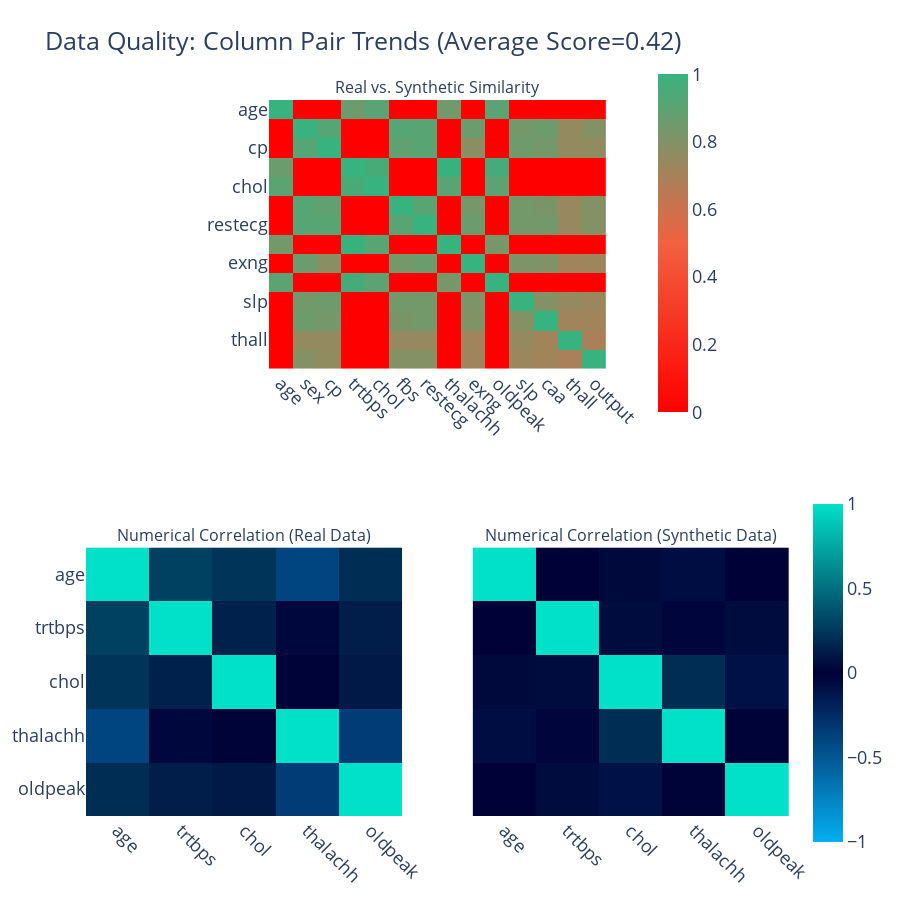

Notebook code cell kept with this figure:
### Code cell
quality_report_CTG = evaluate_quality(
    real_data=real,
    synthetic_data=CTGan_synth_data,
    metadata=metadata)
quality_report_CTG.get_visualization(property_name='Column Pair Trends').show(renderer='vscode')

### Figure 1 — Plotly figure (JSON) as saved in the notebook; plotly's stock layout.template omitted (floating-point values rounded to 4 significant figures; data arrays with more than 128 entries replaced by an {"elided": "..."} marker saying what was removed)
{"data": [{"coloraxis": "coloraxis", "hovertemplate": "<b>Column Pair</b><br>(%{x},%{y})<br><br>Similarity: %{z}<extra></extra>", "type": "heatmap", "x": ["age", "sex", "cp", "trtbps", "chol", "fbs", "restecg", "thalachh", "exng", "oldpeak", "slp", "caa", "thall", "output"], "xaxis": "x", "y": ["age", "sex", "cp", "trtbps", "chol", "fbs", "restecg", "thalachh", "exng", "oldpeak", "slp", "caa", "thall", "output"], "yaxis": "y", "z": {"elided": "14x14 float values"}}, {"coloraxis": "coloraxis2", "customdata": [[1, 0.006, 0.041, -0.072, 0.004], [0.006, 1, 0.055, -0.026, 0.053], [0.041, 0.055, 1, 0.202, -0.095], [-0.072, -0.026, 0.202, 1, 0.014], [0.004, 0.053, -0.095, 0.014, 1]], "hovertemplate": "<b>Correlation</b><br>(%{x},%{y})<br><br>Synthetic: %{z}<br>(vs. Real: %{customdata})<extra></extra>", "type": "heatmap", "x": ["age", "trtbps", "chol", "thalachh", "oldpeak"], "xaxis": "x2", "y": ["age", "trtbps", "chol", "thalachh", "oldpeak"], "yaxis": "y2", "z": [[1, 0.285, 0.232, -0.396, 0.202], [0.285, 1, 0.148, -0.038, 0.132], [0.232, 0.148, 1, 0.013, 0.111], [-0.396, -0.038, 0.013, 1, -0.345], [0.202, 0.132, 0.111, -0.345, 1]]}, {"coloraxis": "coloraxis2", "customdata": [[1, 0.285, 0.232, -0.396, 0.202], [0.285, 1, 0.148, -0.038, 0.132], [0.232, 0.148, 1, 0.013, 0.111], [-0.396, -0.038, 0.013, 1, -0.345], [0.202, 0.132, 0.111, -0.345, 1]], "hovertemplate": "<b>Correlation</b><br>(%{x},%{y})<br><br>Synthetic: %{z}<br>(vs. Real: %{customdata})<extra></extra>", "type": "heatmap", "x": ["age", "trtbps", "chol", "thalachh", "oldpeak"], "xaxis": "x3", "y": ["age", "trtbps", "chol", "thalachh", "oldpeak"], "yaxis": "y3", "z": [[1, 0.006, 0.041, -0.072, 0.004], [0.006, 1, 0.055, -0.026, 0.053], [0.041, 0.055, 1, 0.202, -0.095], [-0.072, -0.026, 0.202, 1, 0.014], [0.004, 0.053, -0.095, 0.014, 1]]}], "layout": {"annotations": [{"font": {"size": 16}, "showarrow": false, "text": "Real vs. Synthetic Similarity", "x": 0.5, "xanchor": "center", "xref": "paper", "y": 1, "yanchor": "bottom", "yref": "paper"}, {"font": {"size": 16}, "showarrow": false, "text": "Numerical Correlation (Real Data)", "x": 0.225, "xanchor": "center", "xref": "paper", "y": 0.375, "yanchor": "bottom", "yref": "paper"}, {"font": {"size": 16}, "showarrow": false, "text": "Numerical Correlation (Synthetic Data)", "x": 0.775, "xanchor": "center", "xref": "paper", "y": 0.375, "yanchor": "bottom", "yref": "paper"}], "coloraxis": {"cmax": 1, "cmin": 0, "colorbar": {"len": 0.5, "x": 0.8, "y": 0.8}, "colorscale": [[0, "#FF0000"], [0.5, "#F16141"], [1, "#36B37E"]]}, "coloraxis2": {"cmax": 1, "cmin": -1, "colorbar": {"len": 0.5, "y": 0.2}, "colorscale": [[0, "#03AFF1"], [0.5, "#000036"], [1, "#01E0C9"]]}, "font": {"size": 18}, "height": 900, "title": {"text": "Data Quality: Column Pair Trends (Average Score=0.42)"}, "width": 900, "xaxis": {"anchor": "y", "domain": [0.26, 0.74], "tickangle": 45}, "xaxis2": {"anchor": "y2", "domain": [0, 0.45], "tickangle": 45}, "xaxis3": {"anchor": "y3", "domain": [0.55, 1], "matches": "x2", "tickangle": 45}, "yaxis": {"anchor": "x", "autorange": "reversed", "domain": [0.625, 1]}, "yaxis2": {"anchor": "x2", "autorange": "reversed", "domain": [0, 0.375]}, "yaxis3": {"anchor": "x3", "autorange": "reversed", "domain": [0, 0.375], "matches": "y2", "visible": false}}}
